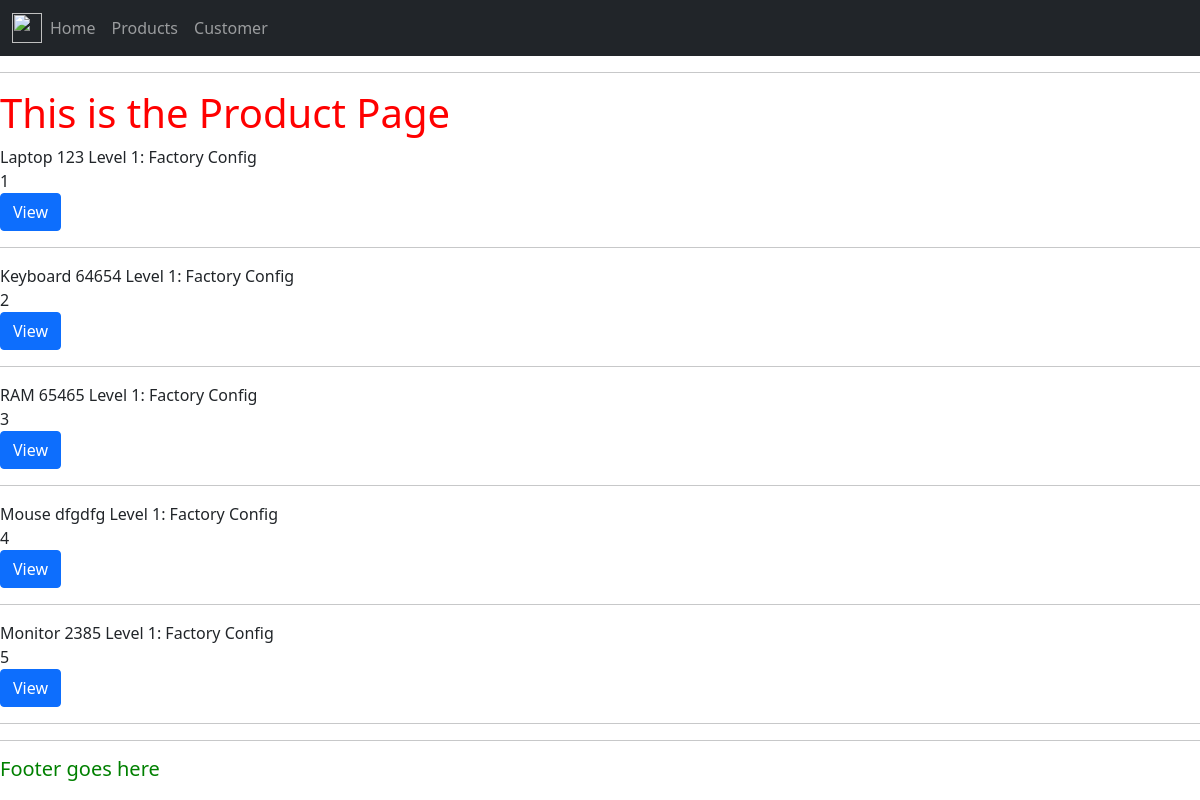
Screenshot of /products/ with the database file from the repository.
### warehouse/models.py (models this page shows, shortened)
class Product(models.Model):
	CARRIER = (
         ('UPS', 'UPS'),
         ('USPS', 'USPS'),
         ('Fedex', 'Fedex'),
         ('DHL','DHL'),
         ('Amazon', 'Amazon'),
         ('Others','Others'),
		)
	STATUS = (
         ('Level 1: Factory Config', 'Level 1: Factory Config'),
         ('Level 2: Work in Progress', 'Level 2: Work in Progress'),
         ('Level 3: Prepare for Shipping', 'Level 3: Prepare for Shipping'),
         ('LEvel 4: Ready to Ship','LEvel 4: Ready to Ship'),
		)
	LOCATION = (
         ('Unpacking Room', 'Unpacking Room'),
         ('Receiving Room', 'Receiving Room'),
         ('Small Storage Room A', 'Small Storage Room A'),
         ('Small Storage Room B', 'Small Storage Room B'),
         ('Storage Room','Storage Room'),
         ('Packing Room','Packing Room'),
         ('Shipping Room','Shipping Room'),
		)
	name = models.CharField(max_length=200, null=True)
	serial_number = models.CharField(max_length=200, null=True, blank=True)
	product_number = models.CharField(max_length=200, null=True, blank=True)
	SKU = models.CharField(max_length=200, null=True)
	brand_and_model = models.CharField(max_length=200, null=True)
	status = models.CharField(max_length=200, null=True, choices=STATUS)
	supplier = models.ForeignKey(Supplier, null=True, on_delete=models.SET_NULL)
	inbound_carrier = models.CharField(max_length=200, null=True, choices=CARRIER)
	inbound_tracking_number = models.CharField(max_length=200, null=True)
	date_received = models.DateField(null=True)
	location = models.CharField(max_length=200, null=True, choices=LOCATION, blank=True)
	customer = models.ForeignKey(Customer, null=True, on_delete=models.SET_NULL, blank=True)
	outbound_carrier = models.CharField(max_length=200, null=True, choices=CARRIER, blank=True)
	outbound_tracking_number = models.CharField(max_length=200, null=True, blank=True)
	handled_by = models.ForeignKey(Engineer, null=True, on_delete=models.SET_NULL, blank=True)
	date_shipped = models.DateField(null=True, blank=True)
	notes = models.TextField(null=True, blank=True)

### warehouse/views.py (the view)
# urls.py: path('products/', views.products, name="products"),
def products(request):
	all_products = Product.objects.all()
	context = {'all_products':all_products}
	return render(request,'warehouse/products.html', context)

### warehouse/templates/warehouse/products.html
{% extends 'warehouse/main.html' %}
{% block content %}
<h1>This is the Product Page</h1>
{% for i in all_products %}
{{i.name}}  {{i.SKU}} {{i.status}} <br>{{i.id}}<br>
<a class="btn btn-primary" href="{% url 'product_detail' i.id %}"> View </a>
<hr>
{% endfor %}
{% endblock %}

### warehouse/templates/warehouse/main.html (shortened to what this page needs)
{% load static %}
<!DOCTYPE html>
<html>
<head>
     <link href="https://cdn.jsdelivr.net/npm/bootstrap@5.0.0-beta1/dist/css/bootstrap.min.css" rel="stylesheet">
    <link rel="stylesheet" type="text/css" href="{% static '/css/main.css' %}">
<body>
  {% include 'warehouse/partials/_navbar.html'%}
  <hr>
  {% block content %}
  {% endblock %}
  <hr>
  <h5>Footer goes here</h5>
</body>
</html>

### warehouse/templates/warehouse/partials/_navbar.html (shortened to what this page needs)
{% load static %}
<nav class="navbar navbar-expand-lg navbar-dark bg-dark">
  <div class="container-fluid">
    <img src="{% static 'images/logo.png' %}">
    <div class="collapse navbar-collapse" id="navbarNavAltMarkup">
      <div class="navbar-nav">
        <a class="nav-link" href="{% url 'home' %}">Home</a>
        <a class="nav-link" href="{% url 'products' %}">Products</a>
        <a class="nav-link" href="#">Customer</a>
      </div>
    </div>
  </div>
</nav>

### static/css/main.css (style rules this page uses)
h1 { color: red; }
h5 { color:green; }
img { width: 30px; height: 30px; }

### rows the page displays
Product: name "Laptop", SKU "123", status "Level 1: Factory Config", id "1"
Product: name "Keyboard", SKU "64654", status "Level 1: Factory Config", id "2"
Product: name "RAM", SKU "65465", status "Level 1: Factory Config", id "3"
Product: name "Mouse", SKU "dfgdfg", status "Level 1: Factory Config", id "4"
Product: name "Monitor", SKU "2385", status "Level 1: Factory Config", id "5"
